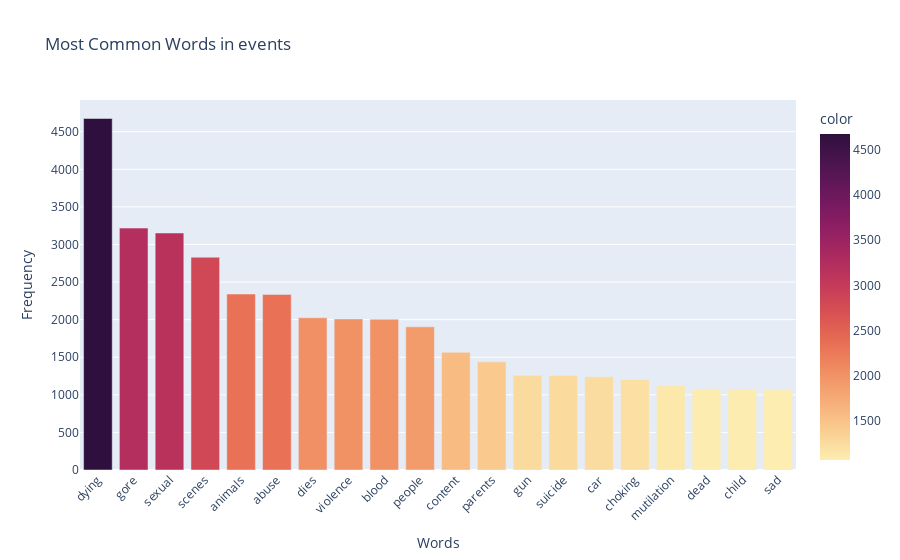

The notebook cell saved with this chart:
### Markdown cell above
**Events Word Count**

### Code cell
sentiment_utils.analyze_most_common_words(cleaned_films, text_column='events', top_n=20)

### Figure 1 — Plotly figure (JSON) as saved in the notebook; plotly's stock layout.template omitted (floating-point values rounded to 4 significant figures)
{"data": [{"alignmentgroup": "True", "hovertemplate": "Words=%{x}<br>Frequency=%{y}<br>color=%{marker.color}<extra></extra>", "legendgroup": "", "marker": {"color": [4676, 3218, 3153, 2831, 2341, 2336, 2025, 2010, 2006, 1905, 1566, 1439, 1261, 1258, 1241, 1203, 1122, 1082, 1075, 1067], "coloraxis": "coloraxis", "pattern": {"shape": ""}}, "name": "", "offsetgroup": "", "orientation": "v", "showlegend": false, "textposition": "auto", "type": "bar", "x": ["dying", "gore", "sexual", "scenes", "animals", "abuse", "dies", "violence", "blood", "people", "content", "parents", "gun", "suicide", "car", "choking", "mutilation", "dead", "child", "sad"], "xaxis": "x", "y": [4676, 3218, 3153, 2831, 2341, 2336, 2025, 2010, 2006, 1905, 1566, 1439, 1261, 1258, 1241, 1203, 1122, 1082, 1075, 1067], "yaxis": "y"}], "layout": {"barmode": "relative", "coloraxis": {"colorbar": {"title": {"text": "color"}}, "colorscale": [[0, "rgb(253, 237, 176)"], [0.09091, "rgb(250, 205, 145)"], [0.1818, "rgb(246, 173, 119)"], [0.2727, "rgb(240, 142, 98)"], [0.3636, "rgb(231, 109, 84)"], [0.4545, "rgb(216, 80, 83)"], [0.5455, "rgb(195, 56, 90)"], [0.6364, "rgb(168, 40, 96)"], [0.7273, "rgb(138, 29, 99)"], [0.8182, "rgb(107, 24, 93)"], [0.9091, "rgb(76, 21, 80)"], [1, "rgb(47, 15, 61)"]]}, "legend": {"tracegroupgap": 0}, "title": {"text": "Most Common Words in events"}, "xaxis": {"anchor": "y", "domain": [0, 1], "tickangle": -45, "title": {"text": "Words"}}, "yaxis": {"anchor": "x", "domain": [0, 1], "title": {"text": "Frequency"}}}}
